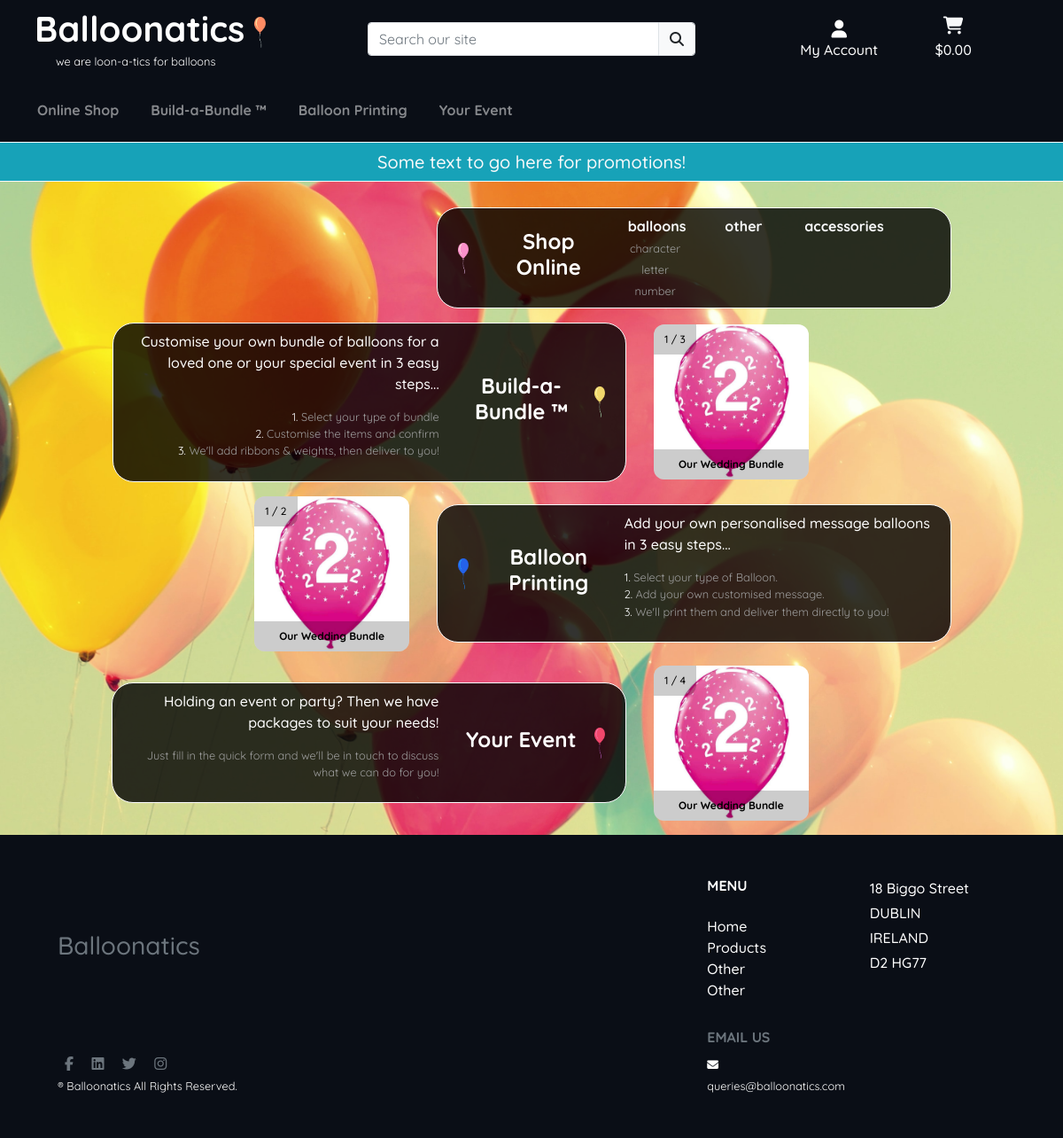
The page / on the database its author committed.
### products/models.py (models this page shows, shortened)
class Category(models.Model):
    class Meta:
        verbose_name_plural = 'Categories'
    name = models.CharField(max_length=254)
    display_name = models.CharField(max_length=254, null=True, blank=True)
    image = models.ImageField(null=True, blank=True)

class Sub_Category(models.Model):
    class Meta:
        verbose_name_plural = 'Sub_Categories'
    name = models.CharField(max_length=254)
    display_name = models.CharField(max_length=254, null=True, blank=True)
    image = models.ImageField(null=True, blank=True)

### home/views.py (the view)
# urls.py: path('', views.index, name='home')
def index(request):
    categories = Category.objects.all()
    sub_categories = Sub_Category.objects.all()
    slideshow_images_bundle = {
        'age_2_pink.jpg': 'Our Wedding Bundle',
        'mr_mrs.jpg': 'Our Wedding Bundle 2',
        'red-balloon.jpg': 'Our Wedding Bundle 3',
    }
    slideshow_images_printing = {
        'age_2_pink.jpg': 'Our Wedding Bundle',
        'mr_mrs.jpg': 'Our Wedding Bundle 2',
    }
    slideshow_images_event = {
        'age_2_pink.jpg': 'Our Wedding Bundle',
        'mr_mrs.jpg': 'Our Wedding Bundle 2',
        'leopard.jpg': 'Leopard yoke',
        'foil_A_lg.jpg': 'Our Wedding Bundle 4',
    }
    context = {
        'categories': categories,
        'sub_cateogories': sub_categories,
        'slideshow_images_bundle': slideshow_images_bundle,
        'slideshow_images_printing': slideshow_images_printing,
        'slideshow_images_event': slideshow_images_event,
    }
    return render(request, 'home/index.html', context)

### home/templates/home/index.html (shortened to what this page needs)
{% extends "base.html" %}
{% load static %}
{% block extracss %}
    <link rel="stylesheet" href="{% static 'css/slideshow.css' %}" type="text/css">
{% endblock %}
{% block content %}
        <div class="row">
            <div class="col p-0">
                <div class="row mx-5 mb-3 pr-lg-5">
                    <div class="col-lg-7 offset-lg-5">
                        <div class="row div-bg-opacity home-product-row border border-light align-items-center p-2">
                            <div class="col-1 d-none d-lg-flex">
                                <span><img src="{{ MEDIA_URL }}pink-balloon.png" class="logo-balloon" alt="pink-balloon"></span>
                            </div>
                            <div class="col-lg-3 text-center">
                                <a href="{% url 'categories' %}" class="text-decoration-none font-weight-bold nav-link m-0 p-0">
                                    <h1 class="home-cat-text">Shop Online</h1>
                                </a>
                            </div>
                            <div class="col-8 d-none d-lg-block">
                                <div class="row align-items-top px-1">
                                    {% for key, values in menu_context.items %}
                                    <div class="col-3 d-none d-md-block text-center mr-2">
                                        <a href="{% url 'sub_categories' %}?category={{ key }}" class="text-light text-bold text-decoration-none home-cat-link"><strong>{{ key }}</strong></a>
                                        {% for sub_cat in values %}
                                            <p class="my-0">
                                                <a href="{% url 'products' %}?sub_category={{ sub_cat }}" class="text-light-muted text-decoration-none home-sub-cat-link"><small>{{ sub_cat }}</small></a>
                                            </p>
                                        {% endfor %}
                                    </div>
                                    {% endfor %}
                                </div>
                            </div>
                        </div>
                    </div>
                </div>
                <div class="row align-items-center mx-5 mb-3 pl-lg-5">
                    <div class="col-lg-7 pl-3">
                        <div class="row align-items-center div-bg-opacity home-product-row border border-light p-2">
                            <div class="col-8 d-none d-lg-block text-right">
                                <p>Customise your own bundle of balloons for a loved one or your special event in 3 easy steps...</p>
                                <small class="text-light-muted">
                                    <p class="mb-0"><span class="text-light">1.</span>  Select your type of bundle</p>
                                    <p class="mb-0"><span class="text-light">2.</span> Customise the items and confirm</p>
                                    <p><span class="text-light">3.</span> We'll add ribbons & weights, then deliver to you!</p>
                                </small>
                            </div>
                            <div class="col-lg-3 pr-lg-0">
                                <a href="#" class="text-center text-decoration-none font-weight-bold nav-link m-0 p-0">
                                    <h1 class="home-cat-text">Build-a-Bundle &trade;</h1>
                                </a>
                            </div>
                            <div class="col-1 d-none d-lg-flex justify-content-end">
                                <span><img src="{{ MEDIA_URL }}yellow-balloon.png" class="logo-balloon" alt="yellow-balloon"></span>
                            </div>
                        </div>
                    </div>
                    <div class="col-lg-5 d-none d-lg-block">
                        <div class="slideshow px-3">
                            {% include 'includes/slideshow.html' with container=0 slideshow_images=slideshow_images_bundle float_left=True %}
                        </div>
                    </div>
                </div>
                <div class="row align-items-center mx-5 mb-3 pr-lg-5">
                    <div class="col-lg-5 d-none d-lg-block">
                        <div class="slideshow px-3">
                            {% include 'includes/slideshow.html' with container=1 slideshow_images=slideshow_images_printing float_right=True %}
                        </div>
                    </div>
                    <div class="col-lg-7">
                        <div class="row align-items-center div-bg-opacity home-product-row border border-light p-2">
                            <div class="col-1 d-none d-lg-flex">
                                <span><img src="{{ MEDIA_URL }}blue-balloon.png" class="logo-balloon" alt="blue-balloon"></span>
                            </div>
                            <div class="col-lg-3">
                                <a href="#" class="text-center text-decoration-none font-weight-bold nav-link m-0 p-0">
                                    <h1 class="home-cat-text">Balloon Printing</h1>
                                </a>
                            </div>
                            <div class="col-8 d-none d-lg-block">
                                <p>Add your own personalised message balloons in 3 easy steps...</p>
                                <small class="text-light-muted">
                                    <p class="mb-0"><span class="text-light">1.</span> Select your type of Balloon.</p>
                                    <p class="mb-0"><span class="text-light">2.</span> Add your own customised message.</p>
                                    <p><span class="text-light">3.</span> We'll print them and deliver them directly to you!</p>
                            </small>
                            </div>
                        </div>
                    </div>
                </div>
                <div class="row align-items-center mx-5 mb-3 pl-lg-5">
                    <div class="col-lg-7">
                        <div class="row align-items-center div-bg-opacity home-product-row border border-light p-2">
                            <div class="col-8 d-none d-lg-block text-right">
                                <p>Holding an event or party? Then we have packages to suit your needs!</p>
                                <small class="text-light-muted">
                                    <p>Just fill in the quick form and we'll be in touch to discuss what we can do for you!</p>
                                </small>
                            </div>
                            <div class="col-lg-3 pr-lg-0">
                                <a href="#" class="text-center text-decoration-none font-weight-bold nav-link m-0 p-0">
                                    <h1 class="home-cat-text">Your Event</h1>
                                </a>
                            </div>
                            <div class="col-1 d-none d-lg-flex justify-content-end">
                                <span><img src="{{ MEDIA_URL }}dark-pink-balloon.png" class="logo-balloon" alt="dark-pink-balloon"></span>
                            </div>
                        </div>
                    </div>
                    <div class="col-lg-5 d-none d-lg-block">
                        <div class="slideshow px-3">
                            {% include 'includes/slideshow.html' with container=2 slideshow_images=slideshow_images_event float_left=True %}
                        </div>
                    </div>
                </div>
            </div>
        </div>
{% endblock %}

### rows shown on the page
Category: menu_context "balloons"
Sub_Category: sub_cat "character"
Sub_Category: sub_cat "letter"
Sub_Category: sub_cat "number"
Category: menu_context "other"
Category: menu_context "accessories"

### other values the page prints
{{ slideshow_images|length }} "3" "2" "4"
{{ image_desc }} "Our Wedding Bundle" "Our Wedding Bundle" "Our Wedding Bundle"
